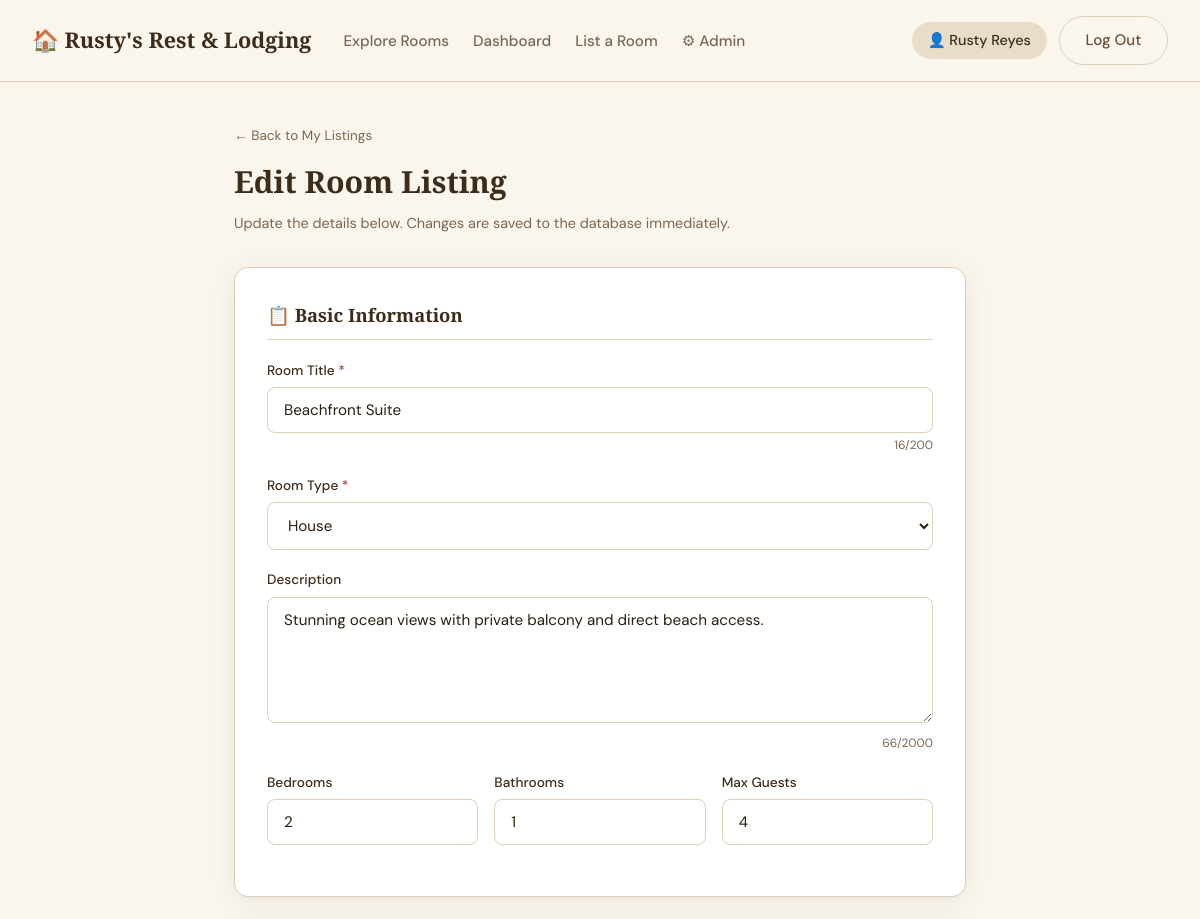
The app's page /edit-listing.php?id=1 (signed in, upper part), older data.
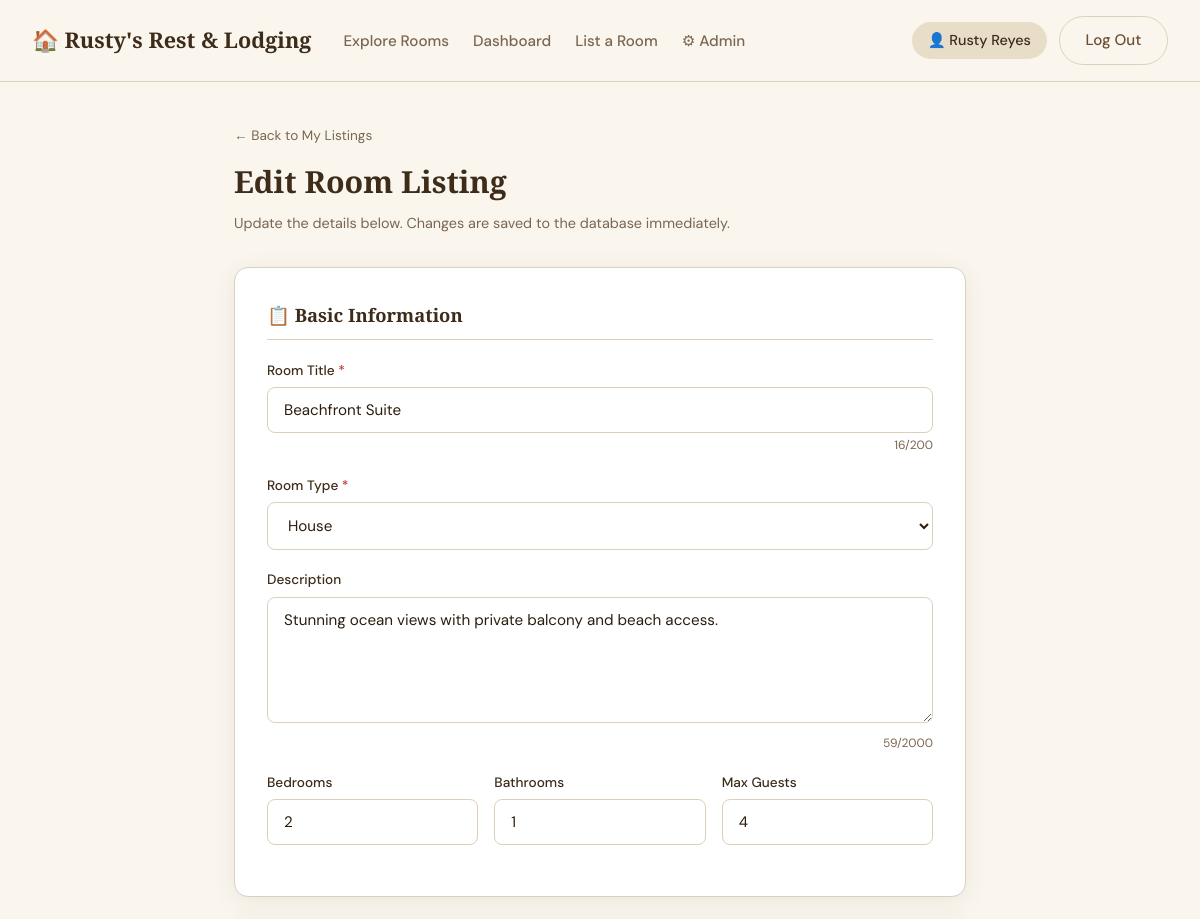
The same page, newer data.
### tables this page shows
CREATE TABLE IF NOT EXISTS listings (
  id                INT UNSIGNED   AUTO_INCREMENT PRIMARY KEY,
  host_id           INT UNSIGNED   NOT NULL,
  title             VARCHAR(200)   NOT NULL,
  type              VARCHAR(50)    NOT NULL,
  description       TEXT           DEFAULT NULL,
  address           VARCHAR(255)   DEFAULT NULL,
  city              VARCHAR(100)   NOT NULL,
  province          VARCHAR(100)   DEFAULT NULL,
  bedrooms          TINYINT UNSIGNED NOT NULL DEFAULT 1,
  bathrooms         TINYINT UNSIGNED NOT NULL DEFAULT 1,
  max_guests        TINYINT UNSIGNED NOT NULL DEFAULT 2,
  price_per_night   DECIMAL(10,2)  NOT NULL,
  cleaning_fee      DECIMAL(10,2)  NOT NULL DEFAULT 0.00,
  security_deposit  DECIMAL(10,2)  NOT NULL DEFAULT 0.00,
  amenities         JSON           DEFAULT NULL,
  cover_photo       VARCHAR(255)   DEFAULT NULL,
  rating            DECIMAL(3,2)   NOT NULL DEFAULT 0.00,
  review_count      INT UNSIGNED   NOT NULL DEFAULT 0,
  available         TINYINT(1)     NOT NULL DEFAULT 1,
  created_at        DATETIME NOT NULL DEFAULT CURRENT_TIMESTAMP,
  updated_at        DATETIME NOT NULL DEFAULT CURRENT_TIMESTAMP ON UPDATE CURRENT_TIMESTAMP,
  CONSTRAINT fk_listing_host FOREIGN KEY (host_id) REFERENCES users(id) ON DELETE CASCADE
);

### edit-listing.php (the view, shortened to what this page needs)
<?php
$listingId = cleanInt($_GET['id'] ?? 0);
try {
    $db   = getDB();
    $stmt = $db->prepare("
        SELECT * FROM listings WHERE id = ? LIMIT 1
    ");
    $stmt->execute([$listingId]);
    $listing = $stmt->fetch();
} catch (PDOException $e) {
    header('Location: dashboard.php?tab=listings');
    exit;
}
$jsonData  = json_decode(file_get_contents(__DIR__ . '/data.json'), true);
$allTypes  = $jsonData['property_types'] ?? [];
?>
<!DOCTYPE html>
<html lang="en">
<head>
  <link rel="stylesheet" href="style.css">
</head>
<body>
<?php include 'navbar.php'; ?>
<div class="edit-page">
  <div class="edit-header">
    <a href="dashboard.php?tab=listings"
       style="font-size:.85rem;color:var(--text-muted);display:inline-flex;align-items:center;gap:.35rem;margin-bottom:.75rem">
      ← Back to My Listings
    </a>
    <h1>Edit Room Listing</h1>
    <p>Update the details below. Changes are saved to the database immediately.</p>
  </div>
  <div class="edit-card">
    <h2>📋 Basic Information</h2>
    <div class="form-group">
      <label>Room Title <span style="color:#c0392b">*</span></label>
      <input type="text" id="e-title" maxlength="200"
             value="<?= htmlspecialchars($listing['title']) ?>"
             placeholder="e.g. Cozy Beachfront Suite with Ocean View"/>
      <div class="char-count"><span id="titleCount"><?= strlen($listing['title']) ?></span>/200</div>
    </div>
    <div class="form-group">
      <label>Room Type <span style="color:#c0392b">*</span></label>
      <select id="e-type">
        <?php foreach ($allTypes as $t): ?>
          <option value="<?= htmlspecialchars($t) ?>"
                  <?= $listing['type'] === $t ? 'selected' : '' ?>>
            <?= htmlspecialchars($t) ?>
          </option>
        <?php endforeach; ?>
      </select>
    </div>
    <div class="form-group">
      <label>Description</label>
      <textarea id="e-desc" rows="5" maxlength="2000"
                placeholder="Describe your room — views, vibe, nearby attractions…"><?= htmlspecialchars($listing['description'] ?? '') ?></textarea>
      <div class="char-count"><span id="descCount"><?= strlen($listing['description'] ?? '') ?></span>/2000</div>
    </div>
    <div class="form-row-3">
      <div class="form-group">
        <label>Bedrooms</label>
        <input type="number" id="e-beds" min="1" max="20"
               value="<?= (int)$listing['bedrooms'] ?>"/>
      </div>
      <div class="form-group">
        <label>Bathrooms</label>
        <input type="number" id="e-baths" min="1" max="20"
               value="<?= (int)$listing['bathrooms'] ?>"/>
      </div>
      <div class="form-group">
        <label>Max Guests</label>
        <input type="number" id="e-guests" min="1" max="30"
               value="<?= (int)$listing['max_guests'] ?>"/>
      </div>
    </div>
  </div>
</div>
</body>
</html>

Row changes from the older to the newer data that the page shows:
changed listings "Beachfront Suite": description "Stunning ocean views with private balcony and direct beach access." → "Stunning ocean views with private balcony and beach access."; description "66" → "59"
